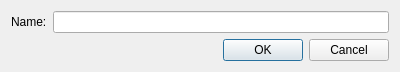
<?xml version="1.0" encoding="UTF-8"?>
<ui version="4.0">
 <class>SceneEditDialog</class>
 <widget class="QDialog" name="SceneEditDialog">
  <property name="geometry">
   <rect>
    <x>0</x>
    <y>0</y>
    <width>400</width>
    <height>65</height>
   </rect>
  </property>
  <property name="windowTitle">
   <string>Scene edit dialog</string>
  </property>
  <layout class="QVBoxLayout" name="verticalLayout">
   <item>
    <layout class="QHBoxLayout" name="horizontalLayout">
     <item>
      <widget class="QLabel" name="label">
       <property name="text">
        <string>Name:</string>
       </property>
      </widget>
     </item>
     <item>
      <widget class="QLineEdit" name="SceneNameLineEdit"/>
     </item>
    </layout>
   </item>
   <item>
    <widget class="QDialogButtonBox" name="buttonBox">
     <property name="orientation">
      <enum>Qt::Horizontal</enum>
     </property>
     <property name="standardButtons">
      <set>QDialogButtonBox::Cancel|QDialogButtonBox::Ok</set>
     </property>
    </widget>
   </item>
  </layout>
 </widget>
 <resources/>
 <connections>
  <connection>
   <sender>buttonBox</sender>
   <signal>accepted()</signal>
   <receiver>SceneEditDialog</receiver>
   <slot>accept()</slot>
   <hints>
    <hint type="sourcelabel">
     <x>248</x>
     <y>254</y>
    </hint>
    <hint type="destinationlabel">
     <x>157</x>
     <y>274</y>
    </hint>
   </hints>
  </connection>
  <connection>
   <sender>buttonBox</sender>
   <signal>rejected()</signal>
   <receiver>SceneEditDialog</receiver>
   <slot>reject()</slot>
   <hints>
    <hint type="sourcelabel">
     <x>316</x>
     <y>260</y>
    </hint>
    <hint type="destinationlabel">
     <x>286</x>
     <y>274</y>
    </hint>
   </hints>
  </connection>
  <connection>
   <sender>SceneNameLineEdit</sender>
   <signal>editingFinished()</signal>
   <receiver>SceneEditDialog</receiver>
   <slot>parseName()</slot>
   <hints>
    <hint type="sourcelabel">
     <x>223</x>
     <y>17</y>
    </hint>
    <hint type="destinationlabel">
     <x>199</x>
     <y>32</y>
    </hint>
   </hints>
  </connection>
 </connections>
 <slots>
  <slot>parseName()</slot>
 </slots>
</ui>
